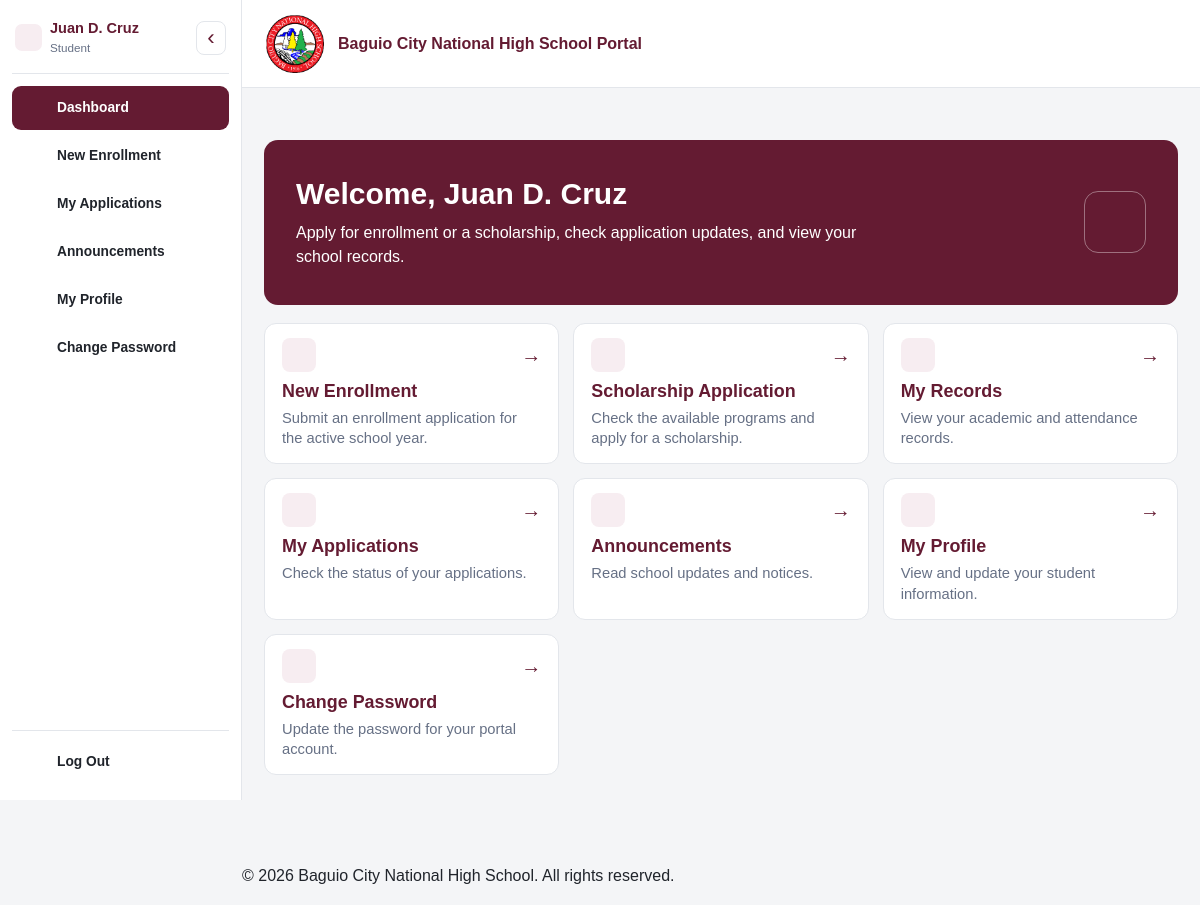
/student/dashboard.php (signed in), run on the app's committed database.
### tables this page shows
CREATE TABLE `students` (
  `student_id` int(10) UNSIGNED NOT NULL,
  `user_id` int(10) UNSIGNED NOT NULL,
  `lrn` varchar(20) DEFAULT NULL,
  `first_name` varchar(100) NOT NULL,
  `middle_name` varchar(100) DEFAULT NULL,
  `last_name` varchar(100) NOT NULL,
  `birth_date` date DEFAULT NULL,
  `birthplace` varchar(150) DEFAULT NULL,
  `sex` enum('Male','Female','Prefer not to say') DEFAULT NULL,
  `civil_status` varchar(40) DEFAULT NULL,
  `nationality` varchar(80) DEFAULT NULL,
  `religion` varchar(100) DEFAULT NULL,
  `indigenous_people_status` enum('Yes','No') DEFAULT NULL,
  `indigenous_people_group` varchar(150) DEFAULT NULL,
  `is_pwd` enum('Yes','No') DEFAULT NULL,
  `disability_details` varchar(255) DEFAULT NULL,
  `contact_number` varchar(30) DEFAULT NULL,
  `current_address` text DEFAULT NULL,
  `permanent_address` text DEFAULT NULL,
  `current_grade_level_id` int(10) UNSIGNED DEFAULT NULL,
  `current_section_id` int(10) UNSIGNED DEFAULT NULL,
  `readmission_status` enum('Eligible','Not Eligible') NOT NULL DEFAULT 'Eligible',
  `created_at` timestamp NOT NULL DEFAULT current_timestamp(),
  `updated_at` timestamp NULL DEFAULT NULL ON UPDATE current_timestamp()
);

### student/dashboard.php (called while the page is built, shortened)
<?php
require_once __DIR__ . '/../includes/bootstrap.php';
$studentQuery = $pdo->prepare(
    'SELECT first_name, middle_name, last_name
     FROM students
     WHERE user_id = :user_id
     LIMIT 1'
);
$studentQuery->execute([
    'user_id' => current_user()['user_id']
]);
$student = $studentQuery->fetch();
if ($student) {
    $middleInitial = '';
    if (!empty($student['middle_name'])) {
        $middleInitial = mb_substr(
            trim($student['middle_name']),
            0,
            1,
            'UTF-8'
        ) . '.';
    }
    $lastName = mb_strtolower(
        trim($student['last_name']),
        'UTF-8'
    );
    $lastName = preg_replace_callback(
        '/(^|[.\s-])(\p{L})/u',
        function ($matches) {
            return $matches[1] . mb_strtoupper(
                $matches[2],
                'UTF-8'
            );
        },
        $lastName
    );
    $studentName = trim(
        $student['first_name'] . ' ' .
        ($middleInitial !== '' ? $middleInitial . ' ' : '') .
        $lastName
    );
} else {
    $studentName = current_user()['username'];
}
$dashboardLinks = [
    ['New Enrollment', '/student/new_enrollment.php', 'new-enrollment', 'Submit an enrollment application for the active school year.'],
    ['Scholarship Application', '/student/scholarship_application.php', 'award', 'Check the available programs and apply for a scholarship.'],
    ['My Records', '/student/records.php', 'student-record', 'View your academic and attendance records.'],
    ['My Applications', '/student/my_applications.php', 'applications', 'Check the status of your applications.'],
    ['Announcements', '/announcements.php', 'announcement', 'Read school updates and notices.'],
    ['My Profile', '/student/profile.php', 'profile', 'View and update your student information.'],
    ['Change Password', '/student/change_password.php', 'password', 'Update the password for your portal account.'],
];
$dashboardHeading = 'Welcome, ' . $studentName;
require_once __DIR__ . '/../includes/header.php';
require __DIR__ . '/../includes/dashboard_shortcuts.php';
require_once __DIR__ . '/../includes/footer.php';

### includes/functions.php (called while the page is built, shortened)
<?php
function e(?string $value): string
{
    return htmlspecialchars($value ?? '', ENT_QUOTES, 'UTF-8');
}
function current_user(): ?array
{
    return $_SESSION['user'] ?? null;
}

### includes/dashboard_shortcuts.php (the view)
<?php
$dashboardIntro = match ($sidebarRole) {
    'School Registrar' => 'Register students, review enrollment applications, and manage class sections for the school year.',
    'Student' => 'Apply for enrollment or a scholarship, check application updates, and view your school records.',
    'Teacher' => 'Manage subjects and review the academic records of students in your assigned sections.',
    'System Administrator' => 'Manage portal accounts and look up records for students and school personnel.',
    'Scholarship Coordinator' => 'Review scholarship applications, monitor scholars, and track stipend releases.',
    default => 'Check the latest announcements and access your staff tools.'
};
?>
<div class="portal-dashboard">
    <header class="portal-dashboard-heading">
        <div>
            <h1><?= e($dashboardHeading) ?></h1>
            <p><?= e($dashboardIntro) ?></p>
        </div>
        <?php if ($sidebarRoleIcon && $sidebarRole !== 'School Registrar'): ?>
            <span class="sidebar-nav-icon portal-dashboard-role-mark" aria-hidden="true"><?= $sidebarIcons[$sidebarRoleIcon] ?></span>
        <?php endif; ?>
    </header>
    <nav aria-label="Dashboard shortcuts">
        <ul class="portal-dashboard-links" role="list">
            <?php foreach ($dashboardLinks as [$label, $path, $icon, $description]): ?>
                <li>
                    <a class="portal-dashboard-link" href="<?= e(BASE_URL . $path) ?>">
                        <span class="portal-dashboard-card-top" aria-hidden="true">
                            <span class="sidebar-nav-icon"><?= $sidebarIcons[$icon] ?></span>
                            <span class="portal-dashboard-arrow">&rarr;</span>
                        </span>
                        <h2><?= e($label) ?></h2>
                        <p><?= e($description) ?></p>
                    </a>
                </li>
            <?php endforeach; ?>
        </ul>
    </nav>
</div>

### includes/sidebar.php (shortened to what this page needs)
<?php
$sidebarUser = $user ?? current_user();
$sidebarRole = $sidebarUser['role_name'] ?? '';
$sidebarUserId = (int) ($sidebarUser['user_id'] ?? 0);
$sidebarPage = basename($_SERVER['PHP_SELF'] ?? '');
$sidebarRoleIcon = match ($sidebarRole) {
    'School Registrar' => 'student-record',
    'Student' => 'graduation',
    'Teacher' => 'subject',
    'System Administrator' => 'shield',
    'Scholarship Coordinator' => 'award',
    'Enrollment Committee' => 'users',
    default => null
};
$sidebarLinks = [];
$sidebarHeading = 'Navigation';
$sidebarDisplayName = '';
if ($sidebarRole === 'Student' && $sidebarUserId > 0) {
    $nameQuery = $pdo->prepare('SELECT first_name, middle_name, last_name FROM students WHERE user_id = :user_id LIMIT 1');
    $nameQuery->execute(['user_id' => $sidebarUserId]);
    $profileName = $nameQuery->fetch(PDO::FETCH_ASSOC);
    if ($profileName) {
        $middleInitial = '';
        if (!empty($profileName['middle_name'])) {
            $middleName = trim($profileName['middle_name']);
            $middleInitial = (function_exists('mb_substr') ? mb_substr($middleName, 0, 1, 'UTF-8') : substr($middleName, 0, 1)) . '.';
        }
        $sidebarDisplayName = trim($profileName['first_name'] . ' ' . ($middleInitial !== '' ? $middleInitial . ' ' : '') . $profileName['last_name']);
    }
}
$sidebarAdd = static function (string $label, string $url, string $page, string $icon) use (&$sidebarLinks): void {
    $sidebarLinks[] = ['label' => $label, 'url' => $url, 'pages' => [$page], 'icon' => $icon];
};
if ($sidebarRole === 'System Administrator') {
    $sidebarHeading = 'System Administrator';
    $sidebarAdd('Dashboard', '/admin/dashboard.php', 'dashboard.php', 'dashboard');
    $sidebarAdd('User Management', '/admin/user_management.php', 'user_management.php', 'users');
    $sidebarAdd('Student Records', '/admin/student_records.php', 'student_records.php', 'student-record');
    $sidebarAdd('Teacher and Staff Records', '/admin/staff_records.php', 'staff_records.php', 'staff-record');
} elseif ($sidebarRole === 'Student') {
    $sidebarHeading = $sidebarDisplayName;
} else {
    $sidebarAdd('Home', '/index.php', 'index.php', 'dashboard');
    $sidebarAdd('Announcements', '/announcements.php', 'announcements.php', 'announcement');
    $sidebarAdd('Log In', '/login.php', 'login.php', 'profile');
    $sidebarAdd('How to Register?', '/register.php', 'register.php', 'new-enrollment');
}
$sidebarRelatedPages = [
    'enrollment_review.php' => ['review_application.php'],
    'my_applications.php' => ['edit_enrollment.php', 'scholarship_application.php'],
    'scholarship_programs.php' => ['add_scholarship_program.php', 'edit_scholarship_program.php'],
    'student_records.php' => ['student_records_report.php'],
    'staff_records.php' => ['staff_records_report.php'],
];
?>
<aside class="main-sidebar" id="mainSidebar" aria-label="Portal menu" aria-hidden="true" inert>
    <div class="main-sidebar-header sidebar-heading">
        <div class="sidebar-role-identity">
            <?php if ($sidebarRoleIcon): ?>
                <span class="sidebar-nav-icon sidebar-role-icon" aria-hidden="true"><?= $sidebarIcons[$sidebarRoleIcon] ?></span>
            <?php endif; ?>
            <div class="sidebar-identity-text">
                <h2><?= e($sidebarHeading) ?></h2>
                <?php if ($sidebarUser && $sidebarHeading !== $sidebarRole): ?>
                    <p><?= e($sidebarRole) ?></p>
                <?php endif; ?>
            </div>
        </div>
        <button type="button" class="sidebar-compact-toggle" id="sidebarCompactToggle"
                aria-label="Collapse navigation" title="Collapse navigation"
                aria-controls="portalNavigationLinks" aria-expanded="true">
            <span aria-hidden="true">&lsaquo;</span>
        </button>
    </div>
    <nav class="main-sidebar-nav" id="portalNavigationLinks" aria-label="Portal navigation">
        <?php foreach ($sidebarLinks as $link): ?>
            <?php
            $sidebarLinkPage = $link['pages'][0];
            $isCurrentPage = $sidebarPage === $sidebarLinkPage;
            $isActive = $isCurrentPage || in_array($sidebarPage, $sidebarRelatedPages[$sidebarLinkPage] ?? [], true);
            ?>
            <a href="<?= BASE_URL . $link['url'] ?>" class="sidebar-nav-link <?= $isActive ? 'active' : '' ?>"
               aria-label="<?= e($link['label']) ?>" title="<?= e($link['label']) ?>"
               <?= $isActive ? 'aria-current="' . ($isCurrentPage ? 'page' : 'location') . '"' : '' ?>>
                <span class="sidebar-nav-icon"><?= $sidebarIcons[$link['icon']] ?></span>
                <span class="sidebar-nav-text"><?= e($link['label']) ?></span>
            </a>
        <?php endforeach; ?>
    </nav>
    <?php if ($sidebarUser): ?>
        <div class="main-sidebar-footer">
            <a href="#" class="nav-logout" data-logout-trigger aria-label="Log Out" title="Log Out">
                <span class="sidebar-nav-icon"><?= $sidebarIcons['logout'] ?></span>
                <span class="sidebar-nav-text">Log Out</span>
            </a>
        </div>
    <?php endif; ?>
</aside>

### assets/css/responsive.css (style rules this page uses)
html, body { min-width: 0; max-width: 100%; }
.page-container > * { min-width: 0; max-width: 100%; }
.page-container :where(h1, h2, h3, p, li, td, th, label, dd, .muted), .brand span { overflow-wrap: anywhere; }
button, .button, input[type="submit"], input[type="button"] { touch-action: manipulation; }

### data on the page
students: sidebarHeading "Juan D. Cruz", dashboardHeading "Welcome, Juan D. Cruz"

### other printed values
$sidebarRole "Student"
$link['label'] "Dashboard"
$link['label'] "New Enrollment"
$link['label'] "My Applications"
$link['label'] "Announcements"
$link['label'] "My Profile"
$link['label'] "Change Password"
$dashboardIntro "Apply for enrollment or a scholarship, check application updates, and view your school records."
$label "New Enrollment"
$description "Submit an enrollment application for the active school year."
$label "Scholarship Application"
$description "Check the available programs and apply for a scholarship."
$label "My Records"
$description "View your academic and attendance records."
$label "My Applications"
